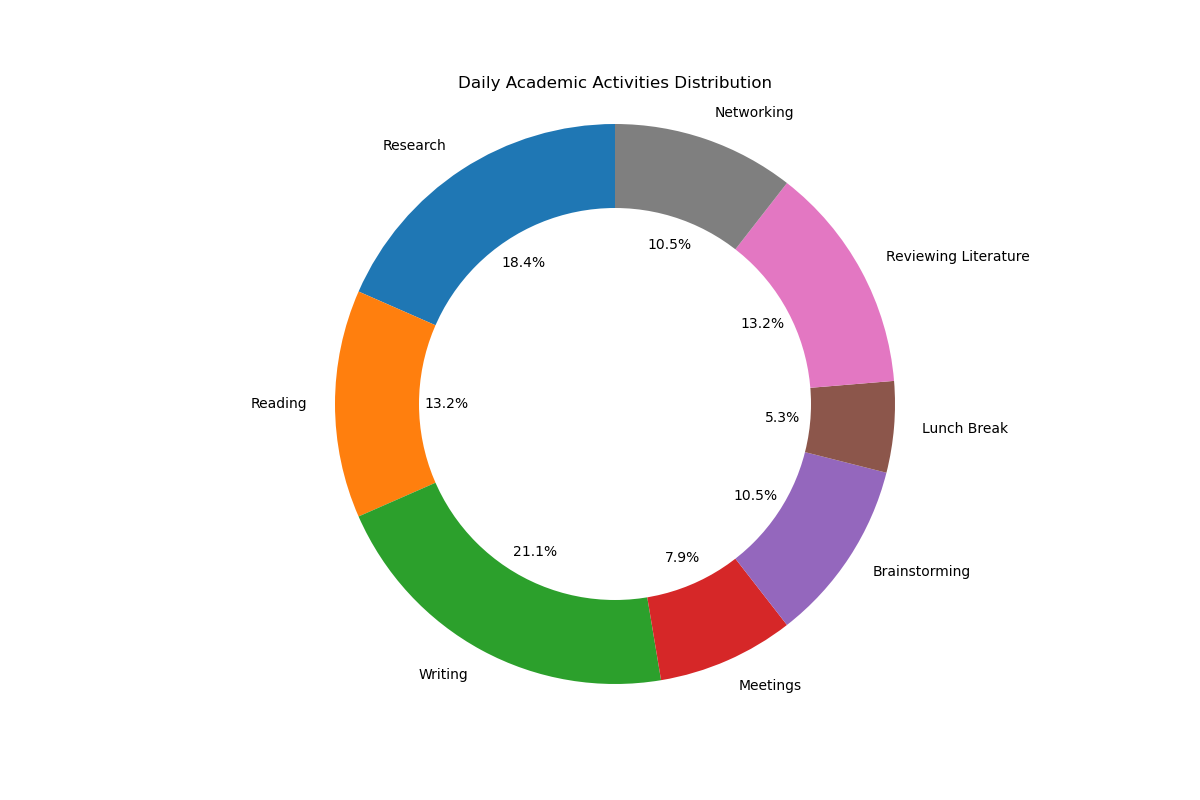

Python code for this plot:

import matplotlib.pyplot as plt

# Data to plot
activities = ['Research', 'Reading', 'Writing', 'Meetings', 'Brainstorming', 'Lunch Break', 'Reviewing Literature', 'Networking']
time_spent = [3.5, 2.5, 4, 1.5, 2, 1, 2.5, 2]
colors = ['#1f77b4', '#ff7f0e', '#2ca02c', '#d62728', '#9467bd', '#8c564b', '#e377c2', '#7f7f7f']

# Plot pie chart
plt.figure(figsize=(12, 8))
plt.pie(time_spent, labels=activities, colors=colors, autopct='%1.1f%%', startangle=90)

# Draw a circle at the center of pie to make it look like a donut
centre_circle = plt.Circle((0,0),0.70,fc='white')
fig = plt.gcf()
fig.gca().add_artist(centre_circle)

# Equal aspect ratio ensures that pie is drawn as a circle.
plt.axis('equal')

plt.title('Daily Academic Activities Distribution')
plt.show()
